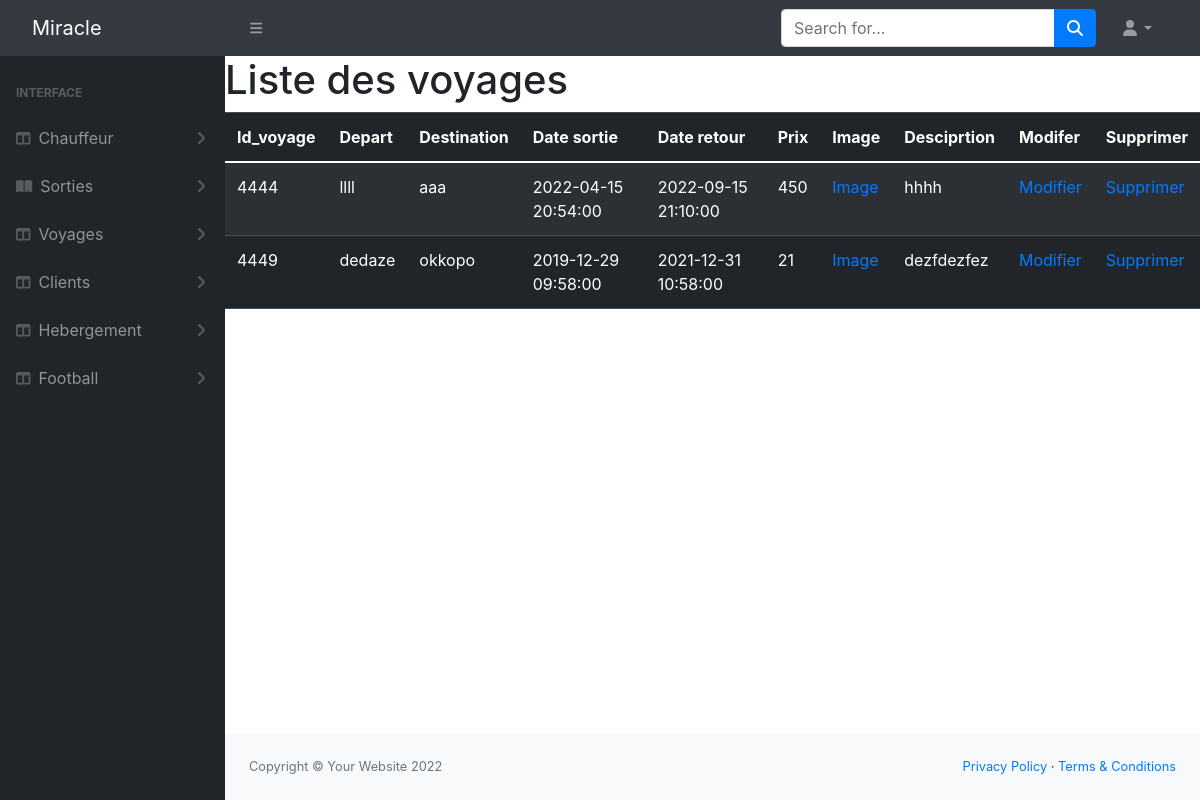
Page /00/affichevoyage.php on the committed database.
### tables this page shows
CREATE TABLE `voyage` (
  `id_voy` int(8) NOT NULL,
  `depart` char(20) NOT NULL,
  `destination` char(20) NOT NULL,
  `date_sortie` timestamp NOT NULL DEFAULT current_timestamp() ON UPDATE current_timestamp(),
  `date_retour` timestamp NOT NULL DEFAULT '0000-00-00 00:00:00',
  `prix` int(255) NOT NULL,
  `description` text NOT NULL
);

### 00/affichevoyage.php (the view, shortened to what this page needs)
<?php
  $host = 'localhost';
  $dbname = 'miracle';
  $username = 'root';
  $password = '';
  $dsn = "mysql:host=$host;dbname=$dbname";
  $sql = "SELECT * FROM voyage";
  try{
   $pdo = new PDO($dsn, $username, $password);
   $stmt = $pdo->query($sql);
  }catch (PDOException $e){
    echo $e->getMessage();
  }
?>
<!DOCTYPE html>
<html lang="en">
    <head>
        <link rel="stylesheet" href="assets/css/bootstrap.min.css">
    <link rel="stylesheet" href="assets/css/style.css">
        <link href="css/styles.css" rel="stylesheet" />
    </head>
    <body>
        <nav class="sb-topnav navbar navbar-expand navbar-dark bg-dark">
            <a class="navbar-brand ps-3" href="../view/Backempty.php">Miracle</a>
            <button class="btn btn-link btn-sm order-1 order-lg-0 me-4 me-lg-0" id="sidebarToggle" href="#!"><i class="fas fa-bars"></i></button>
            <form class="d-none d-md-inline-block form-inline ms-auto me-0 me-md-3 my-2 my-md-0">
                <div class="input-group">
                    <input class="form-control" type="text" placeholder="Search for..." aria-label="Search for..." aria-describedby="btnNavbarSearch" />
                    <button class="btn btn-primary" id="btnNavbarSearch" type="button"><i class="fas fa-search"></i></button>
                </div>
            </form>
            <ul class="navbar-nav ms-auto ms-md-0 me-3 me-lg-4">
                <li class="nav-item dropdown">
                    <a class="nav-link dropdown-toggle" id="navbarDropdown" href="#" role="button" data-bs-toggle="dropdown" aria-expanded="false"><i class="fas fa-user fa-fw"></i></a>
                </li>
            </ul>
        </nav>
        <div id="layoutSidenav">
            <div id="layoutSidenav_nav">
                <nav class="sb-sidenav accordion sb-sidenav-dark" id="sidenavAccordion">
                    <div class="sb-sidenav-menu">
                        <div class="nav">
                        <div class="sb-sidenav-menu-heading">Interface</div>
                            <a class="nav-link collapsed" href="#" data-bs-toggle="collapse" data-bs-target="#collapseChauffeur" aria-expanded="false" aria-controls="collapseLayouts">
                                <div class="sb-nav-link-icon"><i class="fas fa-columns"></i></div>
                                Chauffeur
                                <div class="sb-sidenav-collapse-arrow"><i class="fas fa-angle-down"></i></div>
                            </a>
                            <a class="nav-link collapsed" href="#" data-bs-toggle="collapse" data-bs-target="#collapseSorties" aria-expanded="false" aria-controls="collapsePages">
                                <div class="sb-nav-link-icon"><i class="fas fa-book-open"></i></div>
                                Sorties
                                <div class="sb-sidenav-collapse-arrow"><i class="fas fa-angle-down"></i></div>
                            </a>
                            <a class="nav-link collapsed" href="#" data-bs-toggle="collapse" data-bs-target="#collapseVoyages" aria-expanded="false" aria-controls="collapseLayouts">
                                <div class="sb-nav-link-icon"><i class="fas fa-columns"></i></div>
                                Voyages
                                <div class="sb-sidenav-collapse-arrow"><i class="fas fa-angle-down"></i></div>
                            </a>
                            <a class="nav-link collapsed" href="#" data-bs-toggle="collapse" data-bs-target="#collapseClients" aria-expanded="false" aria-controls="collapseLayouts">
                                <div class="sb-nav-link-icon"><i class="fas fa-columns"></i></div>
                                Clients
                                <div class="sb-sidenav-collapse-arrow"><i class="fas fa-angle-down"></i></div>
                            </a>
                            <a class="nav-link collapsed" href="#" data-bs-toggle="collapse" data-bs-target="#collapseIbergement" aria-expanded="false" aria-controls="collapseLayouts">
                                <div class="sb-nav-link-icon"><i class="fas fa-columns"></i></div>
                                Hebergement
                                <div class="sb-sidenav-collapse-arrow"><i class="fas fa-angle-down"></i></div>
                            </a>
                            <a class="nav-link collapsed" href="#" data-bs-toggle="collapse" data-bs-target="#collapseFootball" aria-expanded="false" aria-controls="collapseLayouts">
                                <div class="sb-nav-link-icon"><i class="fas fa-columns"></i></div>
                                Football
                                <div class="sb-sidenav-collapse-arrow"><i class="fas fa-angle-down"></i></div>
                            </a>
                    </div>
                </nav>
            </div>
            <div id="layoutSidenav_content">
                <main>
<head><link rel="stylesheet" href="https://cdn.jsdelivr.net/npm/bootstrap@4.3.1/dist/css/bootstrap.min.css">
</head>
<body>
 <h1>Liste des voyages</h1>
 <table class="table table-dark table-striped">
   <thead>
     <tr>
       <th>Id_voyage</th>
       <th>Depart</th>
                            <th>Destination</th>
       <th>Date sortie</th>
    <th>Date retour</th>
       <th>Prix</th>
       <th>Image</th>
                     <th>Desciprtion</th>
                                          <th>Modifer</th>
                     <th>Supprimer</th>
     </tr>
   </thead>
   <tbody>
     <?php while($row = $stmt->fetch(PDO::FETCH_ASSOC)) : ?>
     <tr>
       <td><?php echo htmlspecialchars($row['id_voy']); ?></td>
       <td><?php echo htmlspecialchars($row['depart']); ?></td>
              <td><?php echo htmlspecialchars($row['destination']); ?></td>
       <td><?php echo htmlspecialchars($row['date_sortie']); ?></td>
       <td><?php echo htmlspecialchars($row['date_retour']); ?></td>
       <td><?php echo htmlspecialchars($row['prix']); ?></td>
       <td><a  target=”_blank” href="./Controller/upload/<?php echo $row['file']; ?>">Image</a></td>
       <td><?php echo htmlspecialchars($row['description']); ?></td>
       <td><a href="modifier-voy.php?id_voy=<?php echo $row['id_voy']; ?>&depart=<?php echo $row['depart']; ?>&destination=<?php echo $row['destination']; ?>&date_sortie=<?php echo $row['date_sortie']; ?>&date_retour=<?php echo $row['date_retour']; ?>&prix=<?php echo $row['prix']; ?>&description=<?php echo $row['description']; ?>">Modifier</a></td>
<td><a href="supprimer-voy.php?id_voy=<?php echo $row['id_voy']; ?>">Supprimer</a></td>
     </tr>
     <?php endwhile; ?>
   </tbody>
 </table>
</body
 <script src="assets/js/jquery.min.js"></script>
                </main>
                <footer class="py-4 bg-light mt-auto">
                    <div class="container-fluid px-4">
                        <div class="d-flex align-items-center justify-content-between small">
                            <div class="text-muted">Copyright &copy; Your Website 2022</div>
                            <div>
                                <a href="#">Privacy Policy</a>
                                &middot;
                                <a href="#">Terms &amp; Conditions</a>
                            </div>
                        </div>
                    </div>
                </footer>
            </div>
        </div>
    </body>
</html>

### rows in the picture
voyage: id_voy "4444", depart "llll", destination "aaa", date_sortie "2022-04-15 20:54:00", date_retour "2022-09-15 21:10:00", prix "450", description "hhhh"
voyage: id_voy "4449", depart "dedaze", destination "okkopo", date_sortie "2019-12-29 09:58:00", date_retour "2021-12-31 10:58:00", prix "21", description "dezfdezfez"
